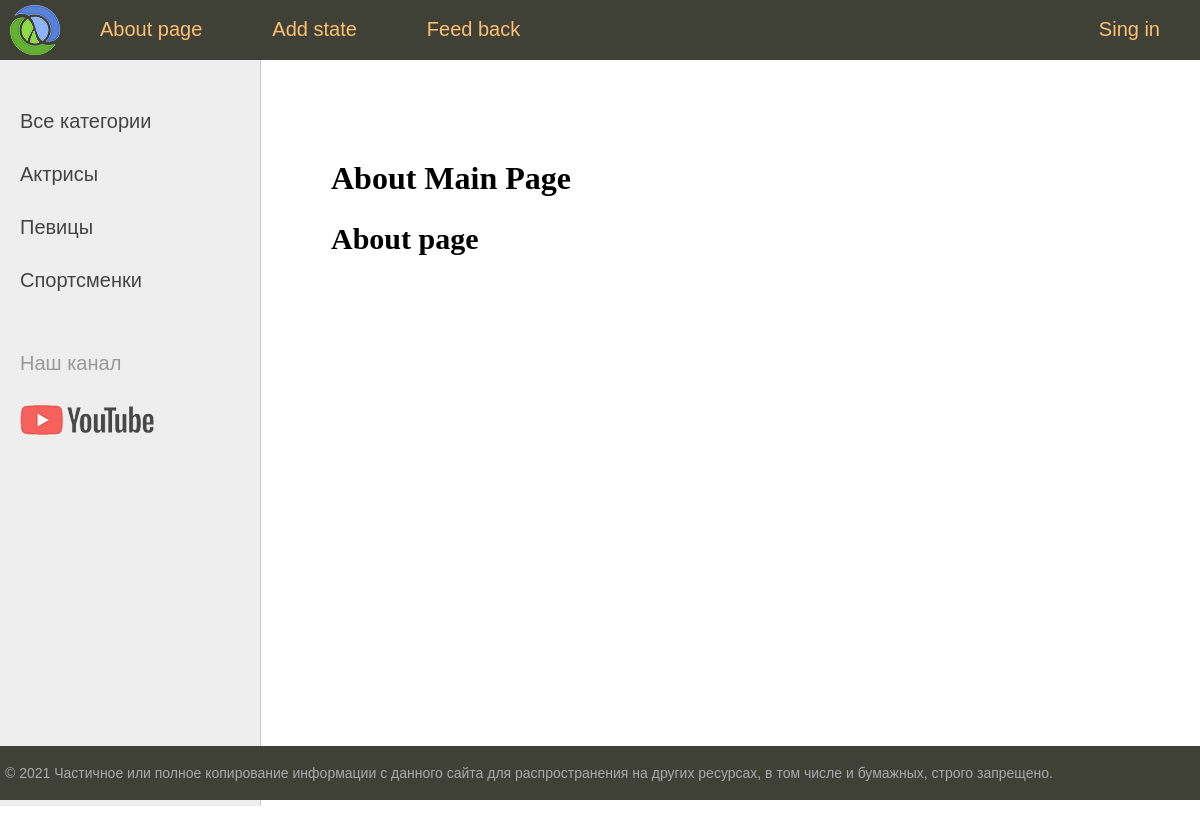
The page /about/ on the database its author committed.
### women/models.py (models this page shows, shortened)
class Menu(models.Model):
    title = models.CharField(max_length=255, verbose_name='title')
    url_name = models.CharField(max_length=255,null=True, verbose_name='url name')
    class Meta:
        verbose_name = 'Menu'
        verbose_name_plural = 'Menu'
        ordering = ['id']

class Category(models.Model):
    name = models.CharField(max_length=100, db_index=True,verbose_name='category')
    slug = models.SlugField(max_length=255, unique=True, db_index=True, verbose_name='URL')
    def get_absolut_url(self):
        return reverse('category', kwargs={'cat_slug': self.slug})
    class Meta:
        verbose_name = 'Category'
        verbose_name_plural = 'Categories'
        ordering = ['id']

### women/views.py (the view)
# urls.py: path('about/', about, name='about'),
def about(request):
    context = {
        'title': 'About Main Page'
    }
    return  render(request, 'women/about.html', context=context)

### women/templatetags/women_tags.py (called while the page is built)
@register.inclusion_tag('women/list_categories.html')
def show_categories(sort=None, cat_selected=0):
    cats = Category.objects.all() if not sort else Category.objects.order_by(sort)
    return  {'cats': cats, 'cat_selected': cat_selected}

@register.inclusion_tag('women/list_menu.html')
def get_menu():
    menu = Menu.objects.all()
    return {'menu': menu}

### women/templates/women/about.html
{% extends 'women/base.html' %}
{% block content%}
    <h1>{{ title }}</h1>
    <h2>About page</h2>
{% endblock %}

### women/templates/women/list_menu.html
{% for m in menu %}
	{% if not forloop.last %}
			<li><a href="{% url m.url_name %}">{{m.title}}</a></li>
	{% else %}
			<li class="last"><a href="{% url m.url_name %}">{{m.title}}</a></li>
	{% endif %}
{% endfor %}

### women/templates/women/list_categories.html
{% for c in cats %}
	{% if c.pk == cat_selected %}
		<li class="selected">{{c.name}}</li>
	{% else %}
		<li><a href="{{ c.get_absolut_url }}">{{c.name}}</a></li>
	{% endif %}
{% endfor %}

### women/static/women/css/styles.css (style rules this page uses)
html, body { font-family: 'Arial'; margin: 0; padding: 0; height: 100%; width: 100%; color: #444; }
a { color: #0059b2; text-decoration: none; }
ul.mainmenu li { float: left; margin: 18px 40px 0 30px; }
ul.mainmenu li.last { float: right; }
ul.mainmenu li a { color: #fdc073; text-decoration: none; }
.left-chapters ul li { margin: 30px 0 0 0; color: #999; }
.left-chapters ul li a { color: #444; text-decoration: none; }
.content-text h1 { font-size: 32px; }

### rows shown on the page
Menu: title "About page"
Menu: title "Add state"
Menu: title "Feed back"
Menu: title "Sing in"
Category: name "Актрисы"
Category: name "Певицы"
Category: name "Спортсменки"

### other values the page prints
{{ title }} "About Main Page"
